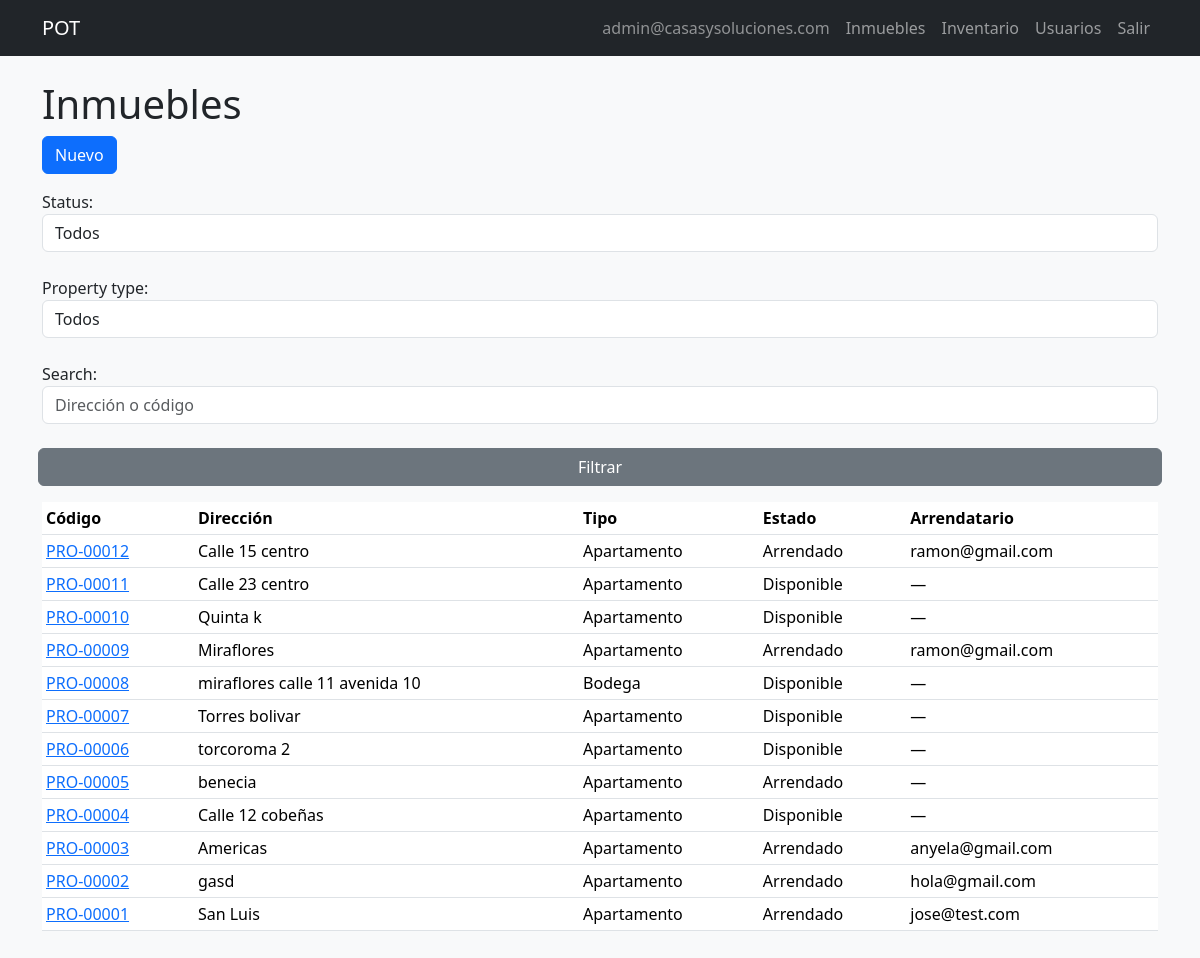
Before: /properties/ (signed in) with the older database file.
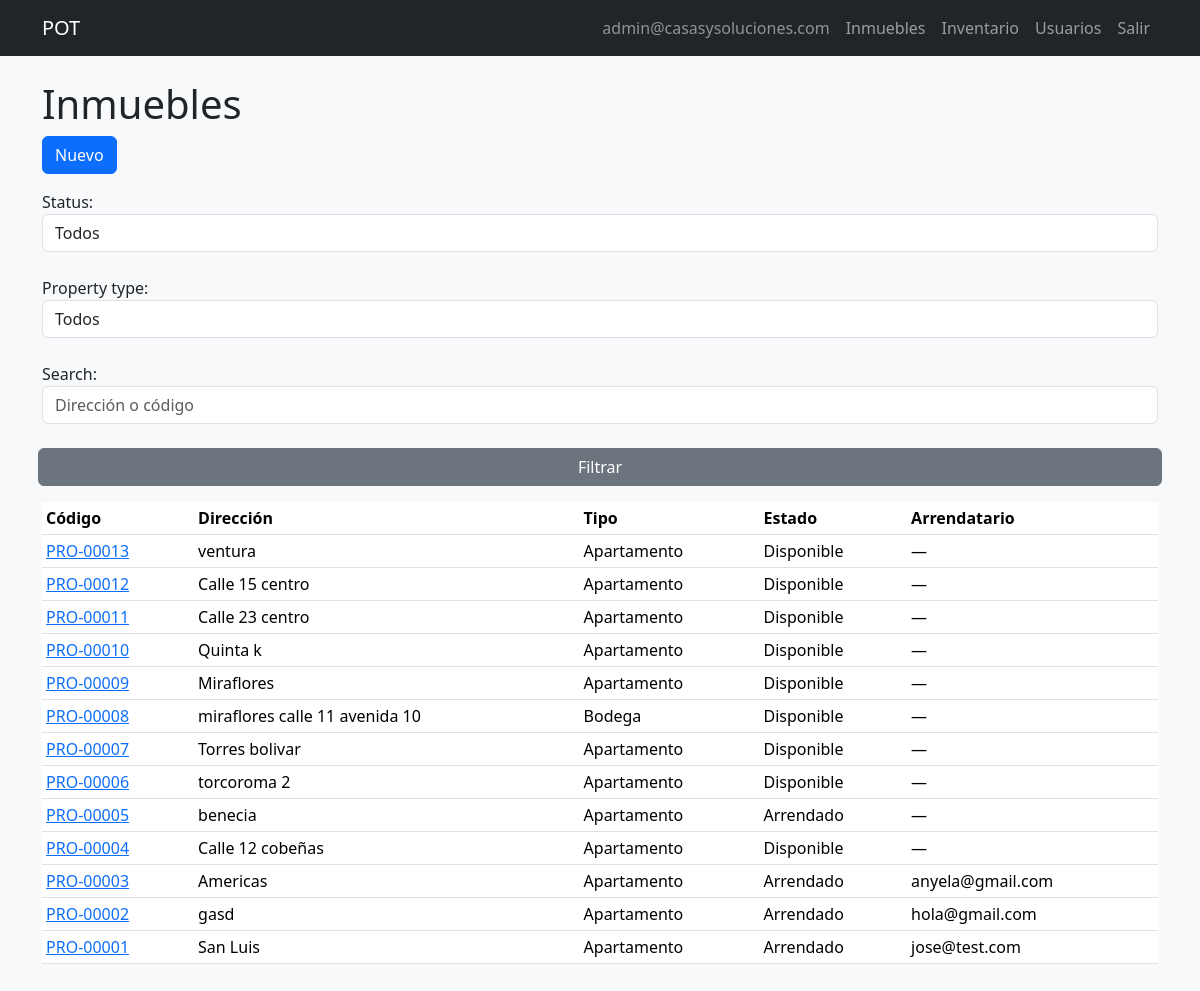
After: the same page with the newer database file.
### pot/models.py (models this page shows, shortened)
class Property(models.Model):
    class Type(models.TextChoices):
        APARTMENT = 'APARTMENT', 'Apartamento'
        HOUSE = 'HOUSE', 'Casa'
        LOCAL = 'LOCAL', 'Local comercial'
        WAREHOUSE = 'WAREHOUSE', 'Bodega'
    class Status(models.TextChoices):
        AVAILABLE = 'AVAILABLE', 'Disponible'
        RENTED = 'RENTED', 'Arrendado'
        MAINTENANCE = 'MAINTENANCE', 'En mantenimiento'
    code = models.CharField(max_length=20, unique=True)
    address = models.CharField(max_length=255, unique=True)
    city = models.CharField(max_length=100, blank=True, default='')
    building_name = models.CharField(max_length=150, blank=True, default='')
    unit_label = models.CharField(max_length=50, blank=True, default='')
    cover_image = models.ImageField(upload_to='properties/covers/%Y/%m/', blank=True, null=True, max_length=255)
    type = models.CharField(max_length=20, choices=Type.choices)
    owner_name = models.CharField(max_length=150)
    status = models.CharField(max_length=20, choices=Status.choices, default=Status.AVAILABLE)
    is_active = models.BooleanField(default=True)
    price = models.DecimalField(max_digits=12, decimal_places=2, default=0)
    rooms = models.IntegerField(null=True, blank=True)
    bathrooms = models.IntegerField(null=True, blank=True)
    living_rooms = models.IntegerField(null=True, blank=True)
    kitchens = models.IntegerField(null=True, blank=True)
    garages = models.IntegerField(null=True, blank=True)
    is_commercial = models.BooleanField(default=False)
    in_complex = models.BooleanField(default=False)
    admin_included = models.BooleanField(default=False)
    admin_value = models.DecimalField(max_digits=12, decimal_places=2, null=True, blank=True)
    google_maps_link = models.CharField(max_length=1000, null=True, blank=True)
    description = models.TextField(blank=True, null=True)
    observations = models.TextField(blank=True, null=True)
    created_at = models.DateTimeField(auto_now_add=True)
    updated_at = models.DateTimeField(auto_now=True)
    created_by = models.ForeignKey(
        CustomUser,
        on_delete=models.SET_NULL,
        null=True,
        blank=True,
        related_name='properties_created',
    )
    class Meta:
        ordering = ['-created_at']
        verbose_name_plural = 'properties'
    def get_active_tenant(self):
        assoc = (
            self.tenant_associations.filter(dissociated_at__isnull=True)
            .select_related('user')
            .first()
        )
        return assoc.user if assoc else None

class CustomUser(AbstractUser):
    class Role(models.TextChoices):
        ADMIN = 'ADMIN', 'Administrador'
        ASSISTANT = 'ASSISTANT', 'Asistente Administrativo'
        TENANT = 'TENANT', 'Arrendatario'
        TECHNICIAN = 'TECHNICIAN', 'Técnico'
    class DocumentType(models.TextChoices):
        CC = 'CC', 'Cédula de ciudadanía'
        CE = 'CE', 'Cédula de extranjería'
        PASSPORT = 'PASSPORT', 'Pasaporte'
        NIT = 'NIT', 'NIT'
    username = models.CharField(max_length=150, unique=True, blank=True)
    email = models.EmailField(unique=True)
    phone = models.CharField(max_length=20, default='')
    public_code = models.CharField(max_length=20, unique=True, blank=True, null=True)
    document_type = models.CharField(
        max_length=20,
        choices=DocumentType.choices,
        blank=True,
        default='',
    )
    document_number = models.CharField(max_length=30, unique=True, blank=True, null=True)
    avatar = models.ImageField(upload_to='avatars/%Y/%m/', blank=True, null=True, max_length=255)
    role = models.CharField(max_length=20, choices=Role.choices, default=Role.TENANT)
    password_changed = models.BooleanField(default=False)
    password_reset_token = models.CharField(max_length=255, null=True, blank=True)
    password_reset_expires = models.DateTimeField(null=True, blank=True)
    login_attempts = models.PositiveIntegerField(default=0)
    login_locked_until = models.DateTimeField(null=True, blank=True)
    created_at = models.DateTimeField(auto_now_add=True)
    updated_at = models.DateTimeField(auto_now=True)
    USERNAME_FIELD = 'email'
    REQUIRED_FIELDS = []
    objects = CustomUserManager()
    class Meta:
        ordering = ['-created_at']
    def is_staff_operative(self):
        return self.role in (self.Role.ADMIN, self.Role.ASSISTANT)

### pot/views.py (the view)
# urls.py: path('properties/', views.PropertyListView.as_view(), name='property_list'),
class PropertyListView(StaffOperativeRequiredMixin, ListView):
    model = Property
    template_name = 'properties/property_list.html'
    context_object_name = 'properties'
    paginate_by = 20
    def get_queryset(self):
        qs = Property.objects.all().order_by('-created_at')
        form = PropertyFilterForm(self.request.GET)
        if form.is_valid():
            if form.cleaned_data.get('status'):
                qs = qs.filter(status=form.cleaned_data['status'])
            if form.cleaned_data.get('property_type'):
                qs = qs.filter(type=form.cleaned_data['property_type'])
            s = (form.cleaned_data.get('search') or '').strip()
            if s:
                qs = qs.filter(models.Q(address__icontains=s) | models.Q(code__icontains=s))
        return qs
    def get_context_data(self, **kwargs):
        ctx = super().get_context_data(**kwargs)
        ctx['filter_form'] = PropertyFilterForm(self.request.GET)
        return ctx

### pot/forms.py
class PropertyFilterForm(forms.Form):
    status = forms.ChoiceField(
        choices=[('', 'Todos')] + list(Property.Status.choices),
        required=False,
        widget=forms.Select(attrs={'class': 'form-control'}),
    )
    property_type = forms.ChoiceField(
        choices=[('', 'Todos')] + list(Property.Type.choices),
        required=False,
        widget=forms.Select(attrs={'class': 'form-control'}),
    )
    search = forms.CharField(
        required=False,
        widget=forms.TextInput(attrs={'class': 'form-control', 'placeholder': 'Dirección o código'}),
    )

### pot/views.py (called while the page is built)
    def test_func(self):
        u = self.request.user
        return u.is_staff_operative()

### templates/properties/property_list.html (shortened to what this page needs)
{% extends 'base.html' %}
{% block content %}
<h1>Inmuebles</h1>
<p><a href="{% url 'pot:property_create' %}" class="btn btn-primary">Nuevo</a></p>
<form method="get" class="row g-2 mb-3">{{ filter_form.as_p }}<button type="submit" class="btn btn-secondary">Filtrar</button></form>
<table class="table table-sm">
<thead><tr><th>Código</th><th>Dirección</th><th>Tipo</th><th>Estado</th><th>Arrendatario</th></tr></thead>
<tbody>
{% for p in properties %}
<tr>
<td><a href="{% url 'pot:property_detail' p.id %}">{{ p.code }}</a></td>
<td>{{ p.address }}</td>
<td>{{ p.get_type_display }}</td>
<td>{{ p.get_status_display }}</td>
<td>{% with t=p.get_active_tenant %}{{ t.email|default:"—" }}{% endwith %}</td>
</tr>
{% endfor %}
</tbody>
</table>
{% endblock %}

Changed rows visible on the page:
added Property: code "PRO-00013", address "ventura", type "Apartamento", status "Disponible", get_active_tenant.email "—"
changed Property "PRO-00012": status "Arrendado" → "Disponible"; get_active_tenant.email "ramon@gmail.com" → "—"
changed Property "PRO-00009": status "Arrendado" → "Disponible"; get_active_tenant.email "ramon@gmail.com" → "—"
